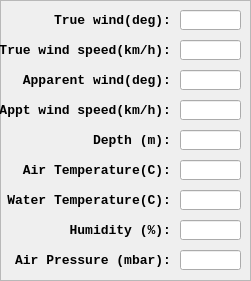
       <widget class="QFrame" name="frame_2">
        <property name="geometry">
         <rect>
          <x>390</x>
          <y>490</y>
          <width>251</width>
          <height>281</height>
         </rect>
        </property>
        <property name="frameShape">
         <enum>QFrame::StyledPanel</enum>
        </property>
        <property name="frameShadow">
         <enum>QFrame::Raised</enum>
        </property>
        <widget class="QLineEdit" name="txtWindTrue">
         <property name="enabled">
          <bool>true</bool>
         </property>
         <property name="geometry">
          <rect>
           <x>180</x>
           <y>10</y>
           <width>61</width>
           <height>20</height>
          </rect>
         </property>
         <property name="text">
          <string/>
         </property>
         <property name="readOnly">
          <bool>true</bool>
         </property>
        </widget>
        <widget class="QLineEdit" name="txtTrueWindSpeed">
         <property name="enabled">
          <bool>true</bool>
         </property>
         <property name="geometry">
          <rect>
           <x>180</x>
           <y>40</y>
           <width>61</width>
           <height>20</height>
          </rect>
         </property>
         <property name="readOnly">
          <bool>true</bool>
         </property>
        </widget>
        <widget class="QLineEdit" name="txtDepth">
         <property name="enabled">
          <bool>true</bool>
         </property>
         <property name="geometry">
          <rect>
           <x>180</x>
           <y>130</y>
           <width>61</width>
           <height>20</height>
          </rect>
         </property>
         <property name="readOnly">
          <bool>true</bool>
         </property>
        </widget>
        <widget class="QLabel" name="label_10">
         <property name="geometry">
          <rect>
           <x>40</x>
           <y>10</y>
           <width>131</width>
           <height>20</height>
          </rect>
         </property>
         <property name="font">
          <font>
           <family>Monospace</family>
           <pointsize>10</pointsize>
           <weight>75</weight>
           <italic>false</italic>
           <bold>true</bold>
          </font>
         </property>
         <property name="text">
          <string>True wind(deg):</string>
         </property>
         <property name="alignment">
          <set>Qt::AlignRight|Qt::AlignTrailing|Qt::AlignVCenter</set>
         </property>
        </widget>
        <widget class="QLabel" name="label_11">
         <property name="geometry">
          <rect>
           <x>0</x>
           <y>40</y>
           <width>171</width>
           <height>20</height>
          </rect>
         </property>
         <property name="font">
          <font>
           <family>Monospace</family>
           <pointsize>10</pointsize>
           <weight>75</weight>
           <italic>false</italic>
           <bold>true</bold>
          </font>
         </property>
         <property name="text">
          <string>True wind speed(km/h):</string>
         </property>
         <property name="alignment">
          <set>Qt::AlignRight|Qt::AlignTrailing|Qt::AlignVCenter</set>
         </property>
        </widget>
        <widget class="QLabel" name="label_12">
         <property name="geometry">
          <rect>
           <x>80</x>
           <y>130</y>
           <width>91</width>
           <height>20</height>
          </rect>
         </property>
         <property name="font">
          <font>
           <family>Monospace</family>
           <pointsize>10</pointsize>
           <weight>75</weight>
           <italic>false</italic>
           <bold>true</bold>
          </font>
         </property>
         <property name="text">
          <string>Depth (m):</string>
         </property>
         <property name="alignment">
          <set>Qt::AlignRight|Qt::AlignTrailing|Qt::AlignVCenter</set>
         </property>
        </widget>
        <widget class="QLabel" name="label_25">
         <property name="geometry">
          <rect>
           <x>0</x>
           <y>160</y>
           <width>171</width>
           <height>20</height>
          </rect>
         </property>
         <property name="font">
          <font>
           <family>Monospace</family>
           <pointsize>10</pointsize>
           <weight>75</weight>
           <italic>false</italic>
           <bold>true</bold>
          </font>
         </property>
         <property name="text">
          <string>Air Temperature(C):</string>
         </property>
         <property name="alignment">
          <set>Qt::AlignRight|Qt::AlignTrailing|Qt::AlignVCenter</set>
         </property>
        </widget>
        <widget class="QLineEdit" name="txtAirTemp">
         <property name="enabled">
          <bool>true</bool>
         </property>
         <property name="geometry">
          <rect>
           <x>180</x>
           <y>160</y>
           <width>61</width>
           <height>20</height>
          </rect>
         </property>
         <property name="readOnly">
          <bool>true</bool>
         </property>
        </widget>
        <widget class="QLineEdit" name="txtHumid">
         <property name="enabled">
          <bool>true</bool>
         </property>
         <property name="geometry">
          <rect>
           <x>180</x>
           <y>220</y>
           <width>61</width>
           <height>20</height>
          </rect>
         </property>
         <property name="readOnly">
          <bool>true</bool>
         </property>
        </widget>
        <widget class="QLineEdit" name="txtPres">
         <property name="enabled">
          <bool>true</bool>
         </property>
         <property name="geometry">
          <rect>
           <x>180</x>
           <y>250</y>
           <width>61</width>
           <height>20</height>
          </rect>
         </property>
         <property name="readOnly">
          <bool>true</bool>
         </property>
        </widget>
        <widget class="QLabel" name="label_26">
         <property name="geometry">
          <rect>
           <x>60</x>
           <y>220</y>
           <width>111</width>
           <height>20</height>
          </rect>
         </property>
         <property name="font">
          <font>
           <family>Monospace</family>
           <pointsize>10</pointsize>
           <weight>75</weight>
           <italic>false</italic>
           <bold>true</bold>
          </font>
         </property>
         <property name="text">
          <string>Humidity (%):</string>
         </property>
         <property name="alignment">
          <set>Qt::AlignRight|Qt::AlignTrailing|Qt::AlignVCenter</set>
         </property>
        </widget>
        <widget class="QLabel" name="label_27">
         <property name="geometry">
          <rect>
           <x>10</x>
           <y>250</y>
           <width>161</width>
           <height>20</height>
          </rect>
         </property>
         <property name="font">
          <font>
           <family>Monospace</family>
           <pointsize>10</pointsize>
           <weight>75</weight>
           <italic>false</italic>
           <bold>true</bold>
          </font>
         </property>
         <property name="text">
          <string>Air Pressure (mbar):</string>
         </property>
         <property name="alignment">
          <set>Qt::AlignRight|Qt::AlignTrailing|Qt::AlignVCenter</set>
         </property>
        </widget>
        <widget class="QLabel" name="label_55">
         <property name="geometry">
          <rect>
           <x>0</x>
           <y>70</y>
           <width>171</width>
           <height>20</height>
          </rect>
         </property>
         <property name="font">
          <font>
           <family>Monospace</family>
           <pointsize>10</pointsize>
           <weight>75</weight>
           <italic>false</italic>
           <bold>true</bold>
          </font>
         </property>
         <property name="text">
          <string>Apparent wind(deg):</string>
         </property>
         <property name="alignment">
          <set>Qt::AlignRight|Qt::AlignTrailing|Qt::AlignVCenter</set>
         </property>
        </widget>
        <widget class="QLineEdit" name="txtWindApp">
         <property name="enabled">
          <bool>true</bool>
         </property>
         <property name="geometry">
          <rect>
           <x>180</x>
           <y>70</y>
           <width>61</width>
           <height>20</height>
          </rect>
         </property>
         <property name="text">
          <string/>
         </property>
         <property name="readOnly">
          <bool>true</bool>
         </property>
        </widget>
        <widget class="QLineEdit" name="txtApptWindSpeed">
         <property name="enabled">
          <bool>true</bool>
         </property>
         <property name="geometry">
          <rect>
           <x>180</x>
           <y>100</y>
           <width>61</width>
           <height>20</height>
          </rect>
         </property>
         <property name="readOnly">
          <bool>true</bool>
         </property>
        </widget>
        <widget class="QLabel" name="label_56">
         <property name="geometry">
          <rect>
           <x>0</x>
           <y>100</y>
           <width>171</width>
           <height>20</height>
          </rect>
         </property>
         <property name="font">
          <font>
           <family>Monospace</family>
           <pointsize>10</pointsize>
           <weight>75</weight>
           <italic>false</italic>
           <bold>true</bold>
          </font>
         </property>
         <property name="text">
          <string>Appt wind speed(km/h):</string>
         </property>
         <property name="alignment">
          <set>Qt::AlignRight|Qt::AlignTrailing|Qt::AlignVCenter</set>
         </property>
        </widget>
        <widget class="QLineEdit" name="txtWaterTemp">
         <property name="enabled">
          <bool>true</bool>
         </property>
         <property name="geometry">
          <rect>
           <x>180</x>
           <y>190</y>
           <width>61</width>
           <height>20</height>
          </rect>
         </property>
         <property name="readOnly">
          <bool>true</bool>
         </property>
        </widget>
        <widget class="QLabel" name="label_28">
         <property name="geometry">
          <rect>
           <x>0</x>
           <y>190</y>
           <width>171</width>
           <height>20</height>
          </rect>
         </property>
         <property name="font">
          <font>
           <family>Monospace</family>
           <pointsize>10</pointsize>
           <weight>75</weight>
           <italic>false</italic>
           <bold>true</bold>
          </font>
         </property>
         <property name="text">
          <string>Water Temperature(C):</string>
         </property>
         <property name="alignment">
          <set>Qt::AlignRight|Qt::AlignTrailing|Qt::AlignVCenter</set>
         </property>
        </widget>
       </widget>
